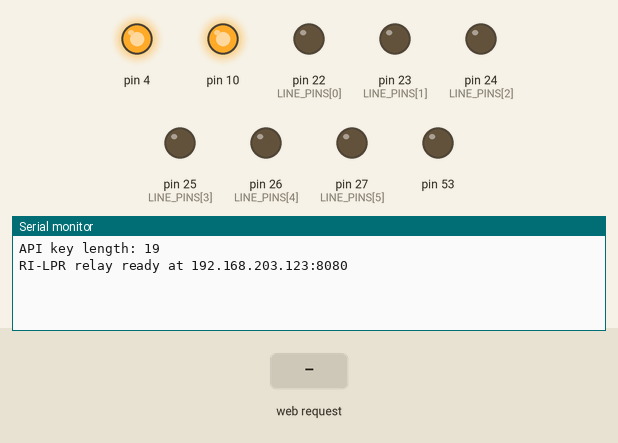
This sketch was run on a simulated Arduino Mega 2560, built with avr-gcc and run on an emulated ATmega2560. On the bench: output pins drawn as LEDs (lit = HIGH), the last lines printed to the serial monitor. The test bench sets the inputs (shaded band). WiFi joins after 1.5 s; servers stay silent unless stated.

Above: at 1.2 s.
1.3 s: HTTP request GET /health received
At 2.4 s:
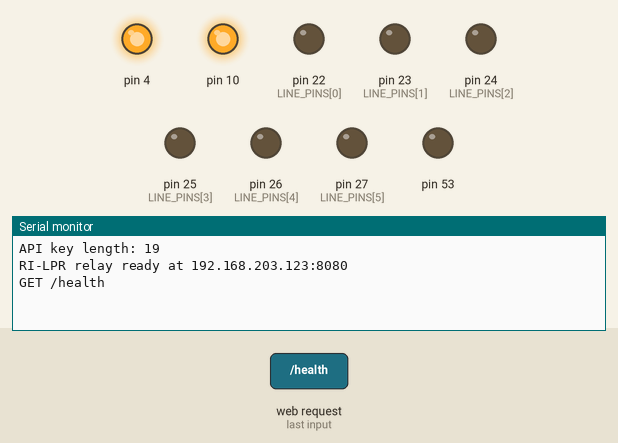
2.8 s: HTTP request GET /lights received
At 3.7 s:
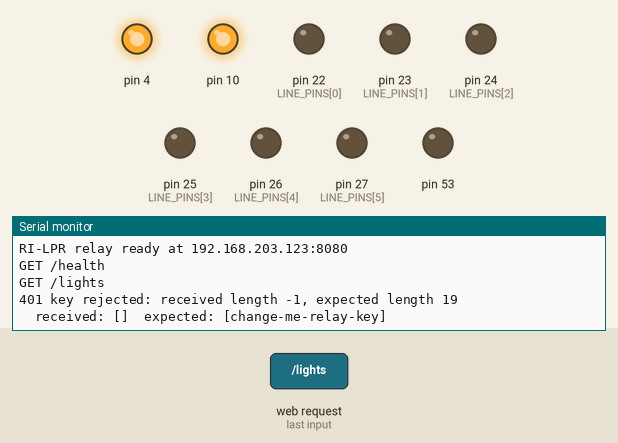
4.3 s: HTTP request GET /light/ received
At 4.9 s:
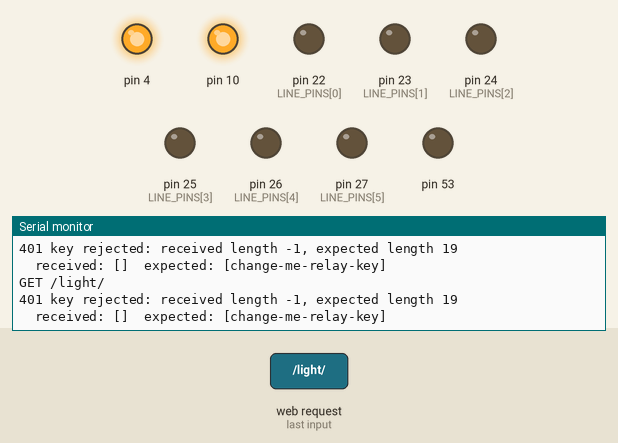

Measured:
- after the input at 1.3 s, the serial monitor: prints a new line at once (image 1)
- after the input at 2.8 s, the serial monitor: prints a new line at once (image 2)
- after the input at 4.3 s, the serial monitor: prints a new line at once (image 3)

The sketch:

arduino-relay.ino
```cpp
/*
  RI-LPR traffic light relay - Arduino Mega 2560 + Ethernet shield (W5100)

  The same job as ../pi-relay-service (the Raspberry Pi version), with the
  same HTTP commands, so the backend works with either one: only
  PI_RELAY_SERVICE_URL in backend/.env points at one or the other.

  Each line has one output pin:   1 (HIGH, 5 V) = green     0 (LOW) = red
  Red is the idle state: the pins are driven LOW the moment the board starts.

  API (every command but /health needs the header  X-API-Key: <API_KEY>):
    POST /light/{n}/green[?seconds=N]  green; back to red after N seconds
                                       (N = 0: stays green until /red;
                                       no ?seconds=: DEFAULT_GREEN_SECONDS)
    POST /light/{n}/red                red at once
    POST /light/{n}/red-if-auto        does nothing (kept for the backend)
    GET  /light/{n}                    {"line_number":n,"color":"red"|"green"}
    GET  /lights                       {"1":"red","2":"green",...}
    GET  /health                       no key; {"status":"ok","lines":[...]}

  Libraries: SPI and Ethernet (both ship with the Arduino IDE).
  Board: "Arduino Mega or Mega 2560".  Setup and wiring: see README.md.
*/
#include <SPI.h>
#include <Ethernet.h>
#include <stdlib.h>
#include <string.h>
#include <stdio.h>

// ============================== SETTINGS ===============================

// Network: pick a free address on the same network as the backend can reach
// (fixed, not DHCP). MAC: any value that is unique on your network.
byte MAC[] = {0xDE, 0xAD, 0xBE, 0xEF, 0x20, 0x01};
IPAddress LOCAL_IP(192, 168, 203, 123);
IPAddress GATEWAY(192, 168, 203, 1);
IPAddress SUBNET(255, 255, 255, 0);
IPAddress DNS_SERVER(192, 168, 203, 1);
const uint16_t HTTP_PORT = 8080;

// Must equal PI_RELAY_API_KEY in the backend's .env. At most 60 characters.
const char API_KEY[] = "change-me-relay-key";

// Pin of each line (index 0 = line 1). 22-27 avoid everything the Ethernet
// shield uses on a Mega (4, 10, 50-53) and the USB serial pins (0, 1).
const uint8_t NUM_LINES = 6;
const uint8_t LINE_PINS[NUM_LINES] = {22, 23, 24, 25, 26, 27};

// true: pin HIGH = green, LOW = red. Set false if your relay board is
// active-low and you want the relay OFF for red.
const bool GREEN_IS_HIGH = true;

// Used when a green command carries no ?seconds=.
const unsigned long DEFAULT_GREEN_SECONDS = 30;

// 1: when a request is rejected because of its key, also print both keys on
// the Serial Monitor (USB only) - to find a typo. Set back to 0 afterwards.
#define DEBUG_AUTH 1

// 1: reset the board by itself if the program ever hangs (needs a Mega
// bootloader that supports the watchdog - leave 0 if unsure).
#define USE_WATCHDOG 0

// ======================================================================

#if USE_WATCHDOG
#include <avr/wdt.h>
#endif

const uint8_t RED_LEVEL = GREEN_IS_HIGH ? LOW : HIGH;
const uint8_t GREEN_LEVEL = GREEN_IS_HIGH ? HIGH : LOW;
const unsigned long MAX_SECONDS = 86400UL;
const unsigned long CLIENT_TIMEOUT_MS = 1000;

struct Light {
  bool green;
  bool timed;           // false: stays green until set red
  unsigned long until;  // millis() value at which a timed green ends
};

Light lights[NUM_LINES];
EthernetServer server(HTTP_PORT);

void setRed(uint8_t i) {
  digitalWrite(LINE_PINS[i], RED_LEVEL);
  lights[i].green = false;
  lights[i].timed = false;
}

void setGreen(uint8_t i, unsigned long ms) {  // ms == 0: no timer
  digitalWrite(LINE_PINS[i], GREEN_LEVEL);
  lights[i].green = true;
  lights[i].timed = ms > 0;
  lights[i].until = millis() + ms;
}

// Turns a timed green off when its time is up. The signed difference keeps
// this correct when millis() wraps around (every ~49 days).
void checkTimers() {
  for (uint8_t i = 0; i < NUM_LINES; i++) {
    if (lights[i].green && lights[i].timed &&
        (long)(millis() - lights[i].until) >= 0) {
      setRed(i);
    }
  }
}

// Reads one line (without the line ending) into buf; longer lines are cut.
// Returns false if the client stopped or timed out first.
bool readLine(EthernetClient &c, char *buf, uint8_t size) {
  uint8_t len = 0;
  unsigned long start = millis();
  while (millis() - start < CLIENT_TIMEOUT_MS) {
    checkTimers();
    if (c.available()) {
      int ch = c.read();
      if (ch == '\n') {
        buf[len] = 0;
        return true;
      }
      if (ch != '\r' && len < size - 1) buf[len++] = (char)ch;
    } else if (!c.connected()) {
      break;
    }
  }
  buf[len] = 0;
  return false;
}

void respond(EthernetClient &c, int code, const char *body) {
  const char *text = code == 200 ? "OK"
                   : code == 400 ? "Bad Request"
                   : code == 401 ? "Unauthorized"
                   : code == 404 ? "Not Found"
                                 : "Method Not Allowed";
  c.print(F("HTTP/1.1 "));
  c.print(code);
  c.print(' ');
  c.println(text);
  c.println(F("Content-Type: application/json"));
  c.print(F("Content-Length: "));
  c.println((int)strlen(body));
  c.println(F("Connection: close"));
  c.println();
  c.print(body);
}

// Finds "seconds=<number>" in the query. Returns 0 = absent, 1 = valid
// (value in *out), -1 = present but invalid.
int parseSeconds(const char *query, double *out) {
  const char *p = strstr(query, "seconds=");
  if (p == NULL) return 0;
  p += 8;
  char *end;
  double v = strtod(p, &end);
  if (end == p || v < 0 || v > (double)MAX_SECONDS) return -1;
  *out = v;
  return 1;
}

void handleRequest(EthernetClient &c) {
  char line[100];
  if (!readLine(c, line, sizeof(line))) return;

  // "METHOD /path?query HTTP/1.1"
  char *method = line;
  char *sp = strchr(line, ' ');
  if (sp == NULL) return;
  *sp = 0;
  char *path = sp + 1;
  sp = strchr(path, ' ');
  if (sp != NULL) *sp = 0;

  // headers: only X-API-Key matters
  bool authOk = false;
  int receivedKeyLen = -1;  // -1: the request had no X-API-Key header
  char receivedKey[64];
  receivedKey[0] = 0;
  char hdr[100];
  for (uint8_t n = 0; n < 24; n++) {
    if (!readLine(c, hdr, sizeof(hdr))) break;
    if (hdr[0] == 0) break;  // blank line: end of headers
    if (strncasecmp(hdr, "x-api-key:", 10) == 0) {
      char *v = hdr + 10;
      while (*v == ' ') v++;
      size_t l = strlen(v);
      while (l > 0 && (v[l - 1] == ' ' || v[l - 1] == '\t')) v[--l] = 0;
      authOk = strcmp(v, API_KEY) == 0;
      receivedKeyLen = (int)l;
      strncpy(receivedKey, v, sizeof(receivedKey) - 1);
      receivedKey[sizeof(receivedKey) - 1] = 0;
    }
  }

  char *query = strchr(path, '?');
  if (query != NULL) *query++ = 0; else query = path + strlen(path);

  Serial.print(method);
  Serial.print(' ');
  Serial.println(path);

  bool isGet = strcmp(method, "GET") == 0;
  bool isPost = strcmp(method, "POST") == 0;
  char body[160];

  if (strcmp(path, "/health") == 0) {
    if (!isGet) { respond(c, 405, "{\"detail\":\"method not allowed\"}"); return; }
    respond(c, 200, "{\"status\":\"ok\",\"lines\":[1,2,3,4,5,6]}");
    return;
  }

  if (!authOk) {
    Serial.print(F("401 key rejected: received length "));
    Serial.print(receivedKeyLen);
    Serial.print(F(", expected length "));
    Serial.println((int)strlen(API_KEY));
#if DEBUG_AUTH
    Serial.print(F("  received: ["));
    Serial.print(receivedKey);
    Serial.print(F("]  expected: ["));
    Serial.print(API_KEY);
    Serial.println(']');
#endif
    respond(c, 401, "{\"detail\":\"invalid API key\"}");
    return;
  }

  if (strcmp(path, "/lights") == 0) {
    if (!isGet) { respond(c, 405, "{\"detail\":\"method not allowed\"}"); return; }
    int pos = snprintf(body, sizeof(body), "{");
    for (uint8_t i = 0; i < NUM_LINES; i++) {
      pos += snprintf(body + pos, sizeof(body) - pos, "%s\"%d\":\"%s\"",
                      i ? "," : "", i + 1, lights[i].green ? "green" : "red");
    }
    snprintf(body + pos, sizeof(body) - pos, "}");
    respond(c, 200, body);
    return;
  }

  if (strncmp(path, "/light/", 7) == 0) {
    char *rest;
    long n = strtol(path + 7, &rest, 10);
    if (rest == path + 7 || n < 1 || n > NUM_LINES) {
      snprintf(body, sizeof(body), "{\"detail\":\"no relay configured for line %ld\"}", n);
      respond(c, 404, body);
      return;
    }
    uint8_t i = (uint8_t)(n - 1);

    if (*rest == 0) {  // GET /light/{n}
      if (!isGet) { respond(c, 405, "{\"detail\":\"method not allowed\"}"); return; }
      snprintf(body, sizeof(body), "{\"line_number\":%ld,\"color\":\"%s\"}", n,
               lights[i].green ? "green" : "red");
      respond(c, 200, body);
      return;
    }

    if (!isPost) { respond(c, 405, "{\"detail\":\"method not allowed\"}"); return; }

    if (strcmp(rest, "/green") == 0) {
      double seconds = (double)DEFAULT_GREEN_SECONDS;
      int parsed = parseSeconds(query, &seconds);
      if (parsed < 0) {
        respond(c, 400, "{\"detail\":\"seconds must be between 0 and 86400\"}");
        return;
      }
      unsigned long ms = (unsigned long)(seconds * 1000.0);
      if (seconds > 0 && ms == 0) ms = 1;
      setGreen(i, ms);
      snprintf(body, sizeof(body), "{\"line_number\":%ld,\"color\":\"green\",\"seconds\":%lu}", n,
               (unsigned long)seconds);
      respond(c, 200, body);
      return;
    }
    if (strcmp(rest, "/red") == 0) {
      setRed(i);
      snprintf(body, sizeof(body), "{\"line_number\":%ld,\"color\":\"red\"}", n);
      respond(c, 200, body);
      return;
    }
    if (strcmp(rest, "/red-if-auto") == 0) {  // a no-op, like the Pi version
      snprintf(body, sizeof(body), "{\"line_number\":%ld,\"color\":\"%s\"}", n,
               lights[i].green ? "green" : "red");
      respond(c, 200, body);
      return;
    }
  }

  respond(c, 404, "{\"detail\":\"not found\"}");
}

void setup() {
  // Lights first: every pin goes to RED before anything else happens. The
  // level is written before the pin becomes an output, so it never glitches.
  for (uint8_t i = 0; i < NUM_LINES; i++) {
    digitalWrite(LINE_PINS[i], RED_LEVEL);
    pinMode(LINE_PINS[i], OUTPUT);
    lights[i].green = false;
    lights[i].timed = false;
    lights[i].until = 0;
  }

  Serial.begin(115200);

  // Ethernet shield housekeeping on a Mega: SPI master pin, W5100 select,
  // and the shield's SD card kept deselected.
  pinMode(53, OUTPUT);
  pinMode(10, OUTPUT);
  digitalWrite(10, HIGH);
  pinMode(4, OUTPUT);
  digitalWrite(4, HIGH);

  Ethernet.begin(MAC, LOCAL_IP, DNS_SERVER, GATEWAY, SUBNET);
  server.begin();

  Serial.print(F("API key length: "));
  Serial.println((int)strlen(API_KEY));
  Serial.print(F("RI-LPR relay ready at "));
  Serial.print(Ethernet.localIP());
  Serial.print(':');
  Serial.println(HTTP_PORT);

#if USE_WATCHDOG
  wdt_enable(WDTO_8S);
#endif
}

void loop() {
  checkTimers();
  EthernetClient client = server.available();
  if (client) {
    handleRequest(client);
    delay(1);
    client.stop();
  }
#if USE_WATCHDOG
  wdt_reset();
#endif
}
```
